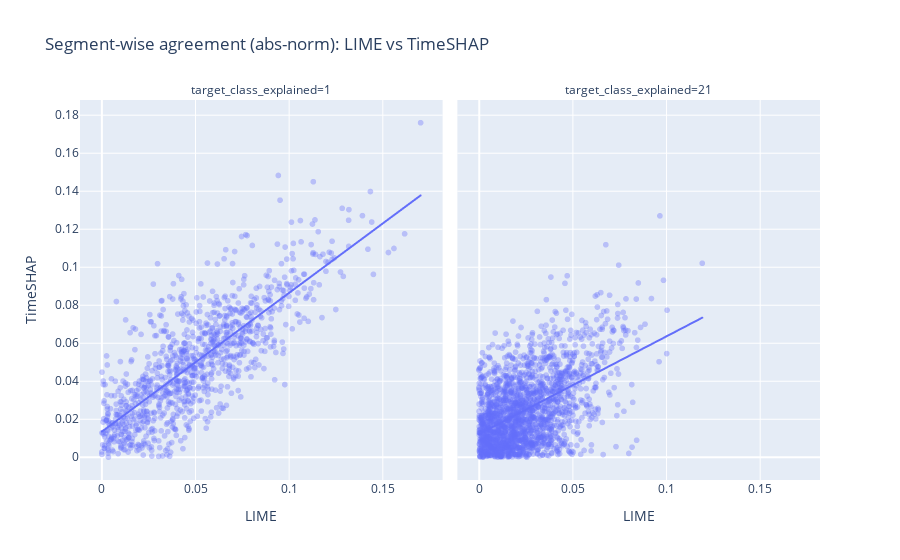

This figure's notebook cell:
### Code cell
# Pivot to compare methods side-by-side
df_piv = (
    df_long.pivot_table(
        index=["mat_path", "target_class_explained", "segment_idx"],
        columns="method",
        values="score_abs_norm",
        aggfunc="mean"
    )
    .reset_index()
)

# Keep only where both are present
df_piv = df_piv.dropna(subset=["LIME", "TimeSHAP"])

fig = px.scatter(
    df_piv,
    x="LIME",
    y="TimeSHAP",
    facet_col="target_class_explained",
    opacity=0.35,
    title="Segment-wise agreement (abs-norm): LIME vs TimeSHAP",
    trendline="ols",
)
fig.show()

### Figure 1 — Plotly figure (JSON) as saved in the notebook; plotly's stock layout.template omitted (floating-point values rounded to 4 significant figures; data arrays with more than 128 entries replaced by an {"elided": "..."} marker saying what was removed)
{"data": [{"hovertemplate": "target_class_explained=1<br>LIME=%{x}<br>TimeSHAP=%{y}<extra></extra>", "legendgroup": "", "marker": {"color": "#636efa", "opacity": 0.35, "symbol": "circle"}, "mode": "markers", "name": "", "showlegend": false, "type": "scattergl", "x": {"elided": "1000 float values"}, "xaxis": "x", "y": {"elided": "1000 float values"}, "yaxis": "y"}, {"hovertemplate": "<b>OLS trendline</b><br>TimeSHAP = 0.730238 * LIME + 0.0134881<br>R<sup>2</sup>=0.625216<br><br>target_class_explained=1<br>LIME=%{x}<br>TimeSHAP=%{y} <b>(trend)</b><extra></extra>", "legendgroup": "", "marker": {"color": "#636efa", "symbol": "circle"}, "mode": "lines", "name": "", "showlegend": false, "type": "scattergl", "x": {"elided": "1000 float values"}, "xaxis": "x", "y": {"elided": "1000 float values"}, "yaxis": "y"}, {"hovertemplate": "target_class_explained=21<br>LIME=%{x}<br>TimeSHAP=%{y}<extra></extra>", "legendgroup": "", "marker": {"color": "#636efa", "opacity": 0.35, "symbol": "circle"}, "mode": "markers", "name": "", "showlegend": false, "type": "scattergl", "x": {"elided": "2000 float values"}, "xaxis": "x2", "y": {"elided": "2000 float values"}, "yaxis": "y2"}, {"hovertemplate": "<b>OLS trendline</b><br>TimeSHAP = 0.513742 * LIME + 0.0121564<br>R<sup>2</sup>=0.262090<br><br>target_class_explained=21<br>LIME=%{x}<br>TimeSHAP=%{y} <b>(trend)</b><extra></extra>", "legendgroup": "", "marker": {"color": "#636efa", "symbol": "circle"}, "mode": "lines", "name": "", "showlegend": false, "type": "scattergl", "x": {"elided": "2000 float values"}, "xaxis": "x2", "y": {"elided": "2000 float values"}, "yaxis": "y2"}], "layout": {"annotations": [{"font": {}, "showarrow": false, "text": "target_class_explained=1", "x": 0.245, "xanchor": "center", "xref": "paper", "y": 1, "yanchor": "bottom", "yref": "paper"}, {"font": {}, "showarrow": false, "text": "target_class_explained=21", "x": 0.755, "xanchor": "center", "xref": "paper", "y": 1, "yanchor": "bottom", "yref": "paper"}], "legend": {"tracegroupgap": 0}, "title": {"text": "Segment-wise agreement (abs-norm): LIME vs TimeSHAP"}, "xaxis": {"anchor": "y", "domain": [0, 0.49], "title": {"text": "LIME"}}, "xaxis2": {"anchor": "y2", "domain": [0.51, 1], "matches": "x", "title": {"text": "LIME"}}, "yaxis": {"anchor": "x", "domain": [0, 1], "title": {"text": "TimeSHAP"}}, "yaxis2": {"anchor": "x2", "domain": [0, 1], "matches": "y", "showticklabels": false}}}
